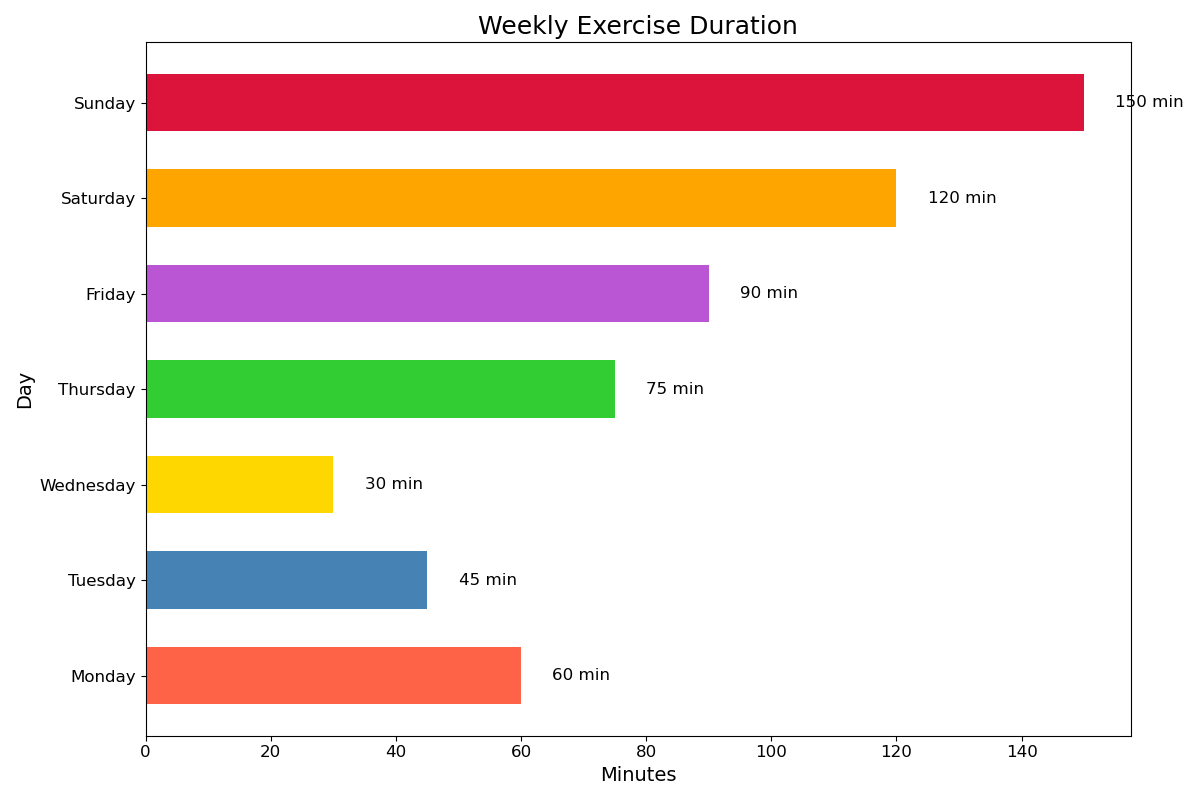

Python code for this plot:

import matplotlib.pyplot as plt

weekdays = ["Monday", "Tuesday", "Wednesday", "Thursday", "Friday", "Saturday", "Sunday"]
minutes = [60, 45, 30, 75, 90, 120, 150]

fig, ax = plt.subplots(figsize=(12, 8))

bars = ax.barh(weekdays, minutes, height=0.6,
               color=['#FF6347', '#4682B4', '#FFD700', '#32CD32', '#BA55D3', '#FFA500', '#DC143C'])

ax.set_title('Weekly Exercise Duration', fontsize=18)
ax.set_xlabel('Minutes', fontsize=14)
ax.set_ylabel('Day', fontsize=14)

ax.xaxis.set_tick_params(labelsize=12)
ax.yaxis.set_tick_params(labelsize=12)

for bar in bars:
    width = bar.get_width()
    ax.text(width + 5, bar.get_y() + bar.get_height()/2, f'{width} min',
            va='center', ha='left', fontsize=12)

plt.tight_layout()
plt.show()
